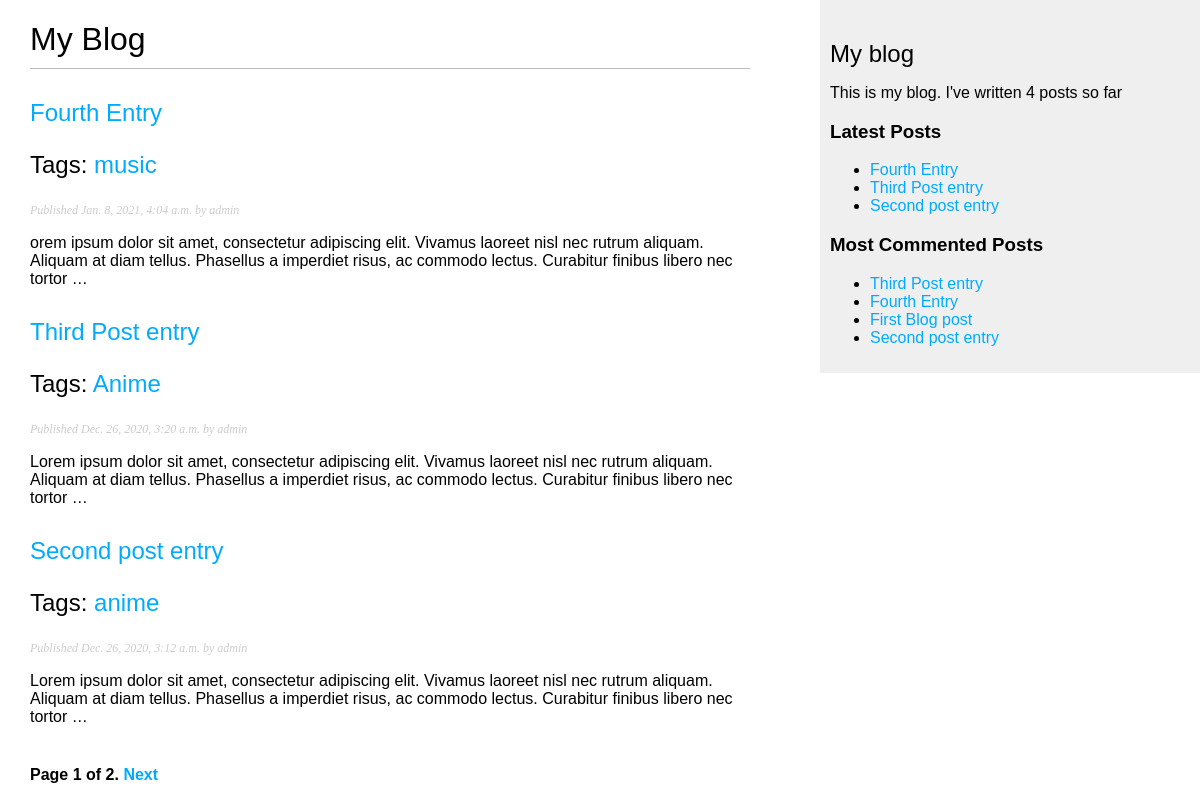
The page /blog/ on the database as committed earlier.
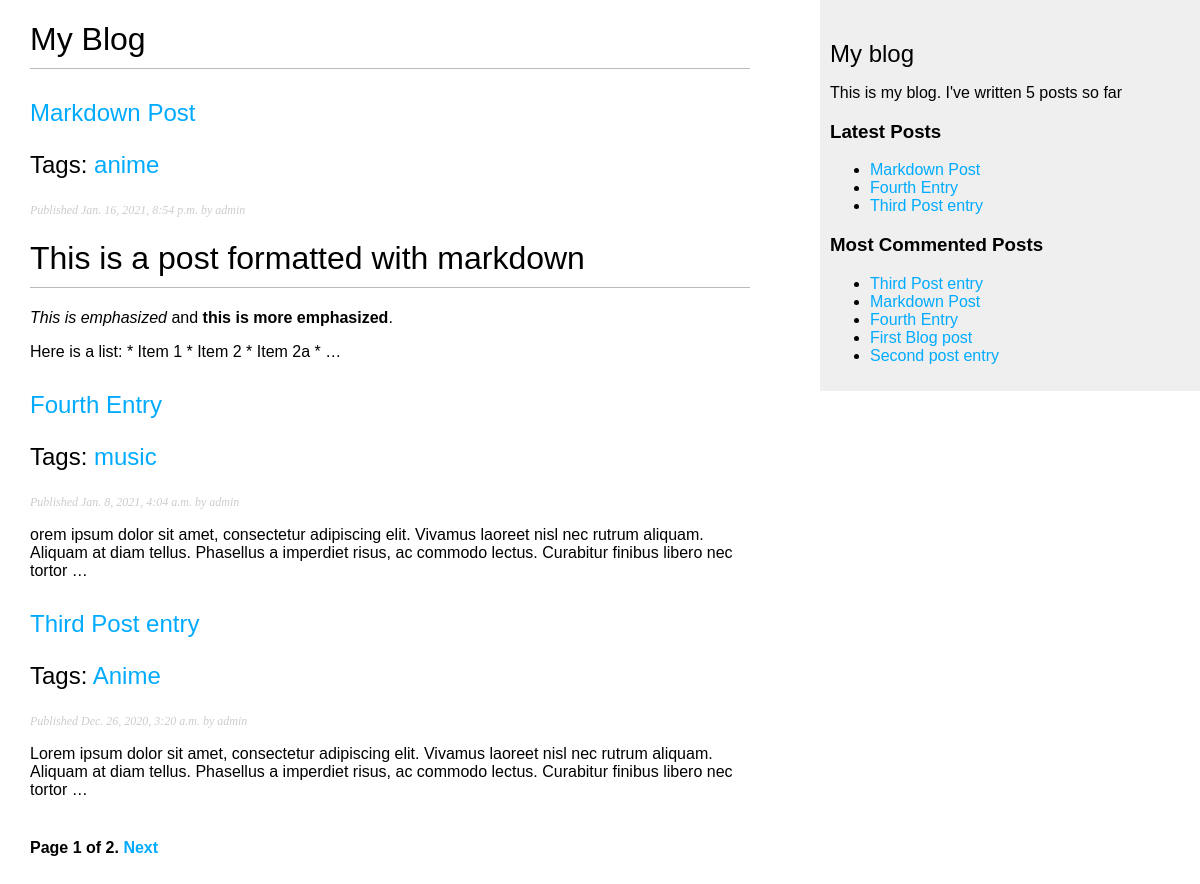
The same page on the database as committed later.
### blog/models.py (models this page shows, shortened)
class Post(models.Model):
    STATUS_CHOICES = (
        ('draft', 'Draft'),
        ('published', 'Published'),
    )
    title = models.CharField(max_length=250)
    slug = models.SlugField(max_length=250,
                            unique_for_date='publish')
    author = models.ForeignKey(User,
                              on_delete=models.CASCADE,
                              related_name='blog_posts')
    body = models.TextField()
    publish = models.DateTimeField(default=timezone.now)
    created = models.DateTimeField(auto_now_add=True)
    updated = models.DateTimeField(auto_now=True)
    status = models.CharField(max_length=10,
                              choices=STATUS_CHOICES,
                              default='draft')
    objects = models.Manager() # The default manager.
    published = PublishedManager() # Our custom manager.
    tags = TaggableManager() #Third Party lib
    class Meta:
        ordering = ('-publish',)
    def get_absolute_url(self):
        return reverse('blog:post_detail',
                       args=[self.publish.year,
                             self.publish.month,
                             self.publish.day, self.slug])

### blog/views.py (the view)
# urls.py: path('', post_list, name='post_list'),
def post_list(request, tag_slug=None):
    object_list = Post.published.all()
    tag = None
    if tag_slug:
        tag = get_object_or_404(Tag, slug=tag_slug)
        object_list =object_list.filter(tags__in=[tag])
    paginator =  Paginator(object_list, 3) # 3 post  in each page
    page = request.GET.get('page')
    try:
        posts = paginator.page(page)
    except PageNotAnInteger:
        posts = paginator.page(1)
    except EmptyPage:
        posts = paginator.page(paginator.num_pages)
    return render(request,'blog/post/list.html', {'page':page, 'posts':posts, 'tag':tag})

### blog/models.py (called while the page is built)
    def get_queryset(self):
        return super().get_queryset().filter(status='published')

### blog/templatetags/blog_tags.py (called while the page is built)
@register.simple_tag
def total_posts():
    return Post.published.count()

@register.inclusion_tag("blog/post/latest_posts.html")
def show_latest_posts(count=5):
    latest_posts = Post.published.order_by('-publish')[:count]
    return {
        "latest_posts": latest_posts,
    }

@register.simple_tag
def get_most_commented_posts(count=5):
    return Post.published.annotate(
               total_comments=Count('comments')
           ).order_by('-total_comments')[:count]

@register.filter(name="markdown")
def markdown_format(text):
    return mark_safe(markdown.markdown(text))

### blog/templates/blog/post/list.html (shortened to what this page needs)
{% extends "blog/base.html" %}
{% load blog_tags %}
{% block content %}
  <h1>My Blog</h1>
    {% for post in posts %}
        <h2>
            <a href="{{ post.get_absolute_url }}">
                    {{ post.title }}
            </a>
            <p class="tags">
                Tags:
                {% for tag in post.tags.all %}
                    <a href="{% url "blog:post_list_by_tag" tag.slug%}">
                        {{tag.name}}
                    </a>
                {% endfor %}
            </p>
            </h2>
            <p class="date">
                Published {{ post.publish }} by {{ post.author }}
            </p>
        {{ post.body|markdown|truncatewords_html:30 }}
{% endfor %}
    {% include "pagination.html" with page=posts %}
{% endblock %}

### blog/templates/blog/base.html (shortened to what this page needs)
{% load static %}
{% load blog_tags %}
<!DOCTYPE html>
<html>
<head>
  <link href="{% static "css/blog.css" %}" rel="stylesheet">
  </head>
<body>
  <div id="content">
    {% block content %}
    {% endblock %}
    </div>
    <div id="sidebar">
        <h2>My blog</h2>
        <p>This is my blog. I've written {% total_posts %} posts so far</p>
        <h3>Latest Posts</h3>
        {% show_latest_posts 3 %}
        <h3>Most Commented Posts</h3>
        {%get_most_commented_posts as most_commented_posts%}
        <ul>
          {% for post in most_commented_posts %}
            <li>
              <a href="{{post.get_absolute_url}}">{{post.title}}</a>
            </li>
          {% endfor %}
        </ul>
    </div>
</body>
</html>

### blog/templates/pagination.html (shortened to what this page needs)
<div class="pagination">
  <span class="step-links">
    <span class="current">
      Page {{ page.number }} of {{ page.paginator.num_pages }}.
    </span>
    {% if page.has_next %}
      <a href="?page={{ page.next_page_number }}">Next</a>
    {% endif %}
  </span>
</div>

### blog/templates/blog/post/latest_posts.html
<ul>
    {% for post in latest_posts %}
        <li>
            <a href="{{post.get_absolute_url}}">{{post.title}}</a>
        </li>
    {% endfor %}
</ul>

### blog/static/css/blog.css (style rules this page uses)
body { margin:0; padding:0; font-family:helvetica, sans-serif; }
a { color:#00abff; text-decoration:none; }
h1 { font-weight:normal; border-bottom:1px solid #bbb; padding:0 0 10px 0; }
h2 { font-weight:normal; margin:30px 0 0; }
#content { float:left; width:60%; padding:0 0 0 30px; }
#sidebar { float:right; width:30%; padding:10px; background:#efefef; height:100%; }
p.date { color:#ccc; font-family: georgia, serif; font-size: 12px; font-style: italic; }
.pagination { margin:40px 0; font-weight:bold; }

Rows that differ between the two databases and show on the page:
no longer on one of the page's lists (row unchanged): Post: title "Second post entry", publish "Dec. 26, 2020, 3:12 a.m.", author "admin", body "Lorem ipsum dolor sit amet, consectetur adipiscing elit. Vivamus laoreet nisl nec rutrum aliquam. Aliquam at diam tellus. Phasellus a imperdiet risus, ac commodo lectus. Curabitur finibus libero nec tortor …"
added Post: title "Markdown Post", publish "Jan. 16, 2021, 8:54 p.m.", author "admin", body "This is a post formatted with markdown This is emphasized and this is more emphasized . Here is a list: * Item 1 * Item 2 * Item 2a * …", Tag (name "anime")
computed for Post "Second post entry": loses Tag (name "anime")
Other text that changed with them:
text no longer shown: "4"
text now shown: "5"
